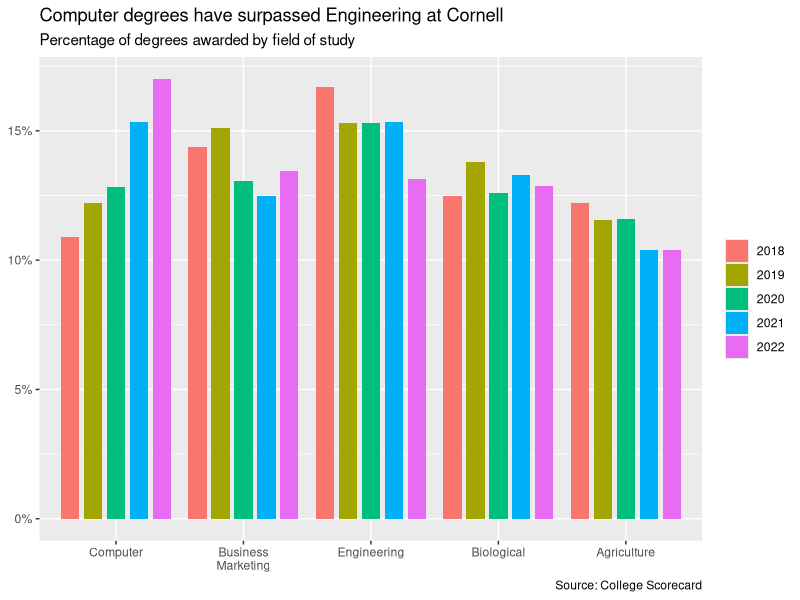
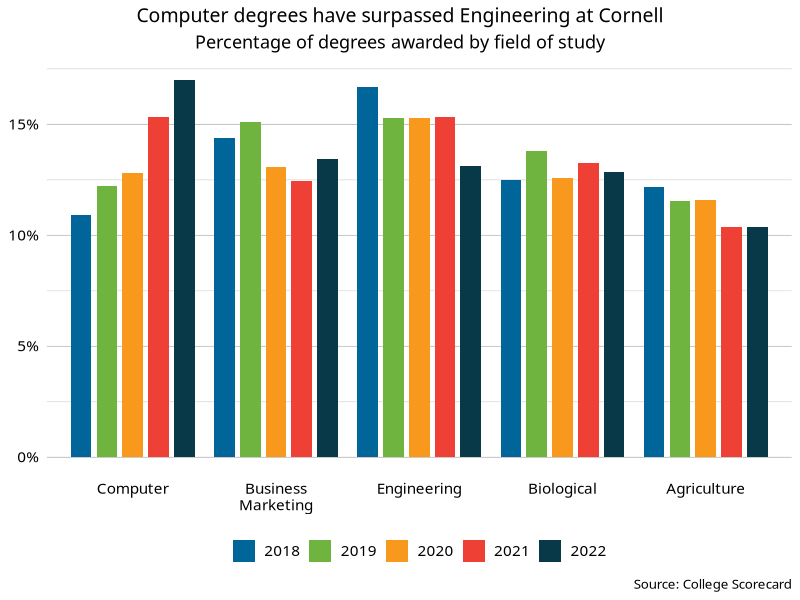

These figures' R source, in order: (Note: this script raises an error after producing the figures.)
## ---- chunk 1
#| label: packages

library(tidyverse)
library(scales)
## ---- chunk 2
#| label: load-data

cornell_degrees <- read_csv("data/cornell-degrees.csv")
cornell_degrees
## ---- chunk 3
#| label: basic-bar-chart

cornell_degrees_plot <- cornell_degrees |>
  filter(year >= 2018) |>
  # prep data for specific bar plot
  mutate(
    year = factor(year),
    field_of_study = fct_reorder2(.f = field_of_study, .x = year, .y = pct)
  ) |>
  ggplot(mapping = aes(x = field_of_study, y = pct, fill = year)) +
  # ensure padding between dodged bar segments
  geom_col(position = position_dodge2(padding = 0.2)) +
  scale_x_discrete(labels = label_wrap(width = 15)) +
  # format y axis labels
  scale_y_continuous(labels = label_percent()) +
  # optimal labels for chart
  labs(
    title = "Computer degrees have surpassed Engineering at Cornell",
    subtitle = "Percentage of degrees awarded by field of study",
    x = NULL,
    y = NULL,
    fill = NULL,
    caption = "Source: College Scorecard"
  )
cornell_degrees_plot
## ---- chunk 4
#| label: cornell-bar-plot

# cornell color palette - accent colors
cornell_pal <- c("#006699", "#6EB43F", "#F8981D", "#EF4035", "#073949")

cornell_degrees_plot +
  # change color palette
  scale_fill_manual(values = cornell_pal) +
  # use theme_minimal() as a starting point
  theme_minimal(
    base_family = "Spectral",
    base_size = 12
  ) +
  theme(
    plot.title.position = "plot",
    plot.title = element_text(hjust = .5, size = 14),
    plot.subtitle = element_text(hjust = .5, size = 13),
    legend.position = "bottom",
    panel.grid.major.x = element_blank(),
    panel.grid.minor.x = element_blank(),
    panel.grid.major.y = element_line(linewidth = 0.3, color ="grey"),
    panel.grid.minor.y = element_line(linewidth = 0.15, color ="grey"),
    axis.text = element_text(color = "black", size = 11),
    legend.text = element_text(color = "black", size = 11)
  )
## ---- chunk 5
#| label: cornell-theme-function

# define theme as its own function
# First define our theme function
theme_cornell <- function(base_size = 12, base_family = "Spectral") {
  theme_minimal(
    base_size = base_size,
    base_family = base_family
  ) +
    theme(
      plot.title.position = "plot",
      plot.title = element_text(hjust = .5, size = base_size + 2),
      plot.subtitle = element_text(hjust = .5, size = base_size + 1),
      legend.position = "bottom",
      panel.grid.major.x = element_blank(),
      panel.grid.minor.x = element_blank(),
      panel.grid.major.y = element_line(linewidth = 0.3, color = "grey"),
      panel.grid.minor.y = element_line(linewidth = 0.15, color = "grey"),
      axis.text = element_text(color = "black", size = base_size - 1),
      legend.text = element_text(color = "black", size = base_size - 1)
    )
}

# original plot
cornell_degrees_plot +
  scale_fill_manual(values = cornell_colors) +
  theme_cornell()

# scatter plot with iris data
ggplot(iris, aes(x = Sepal.Length, y = Sepal.Width, color = Species)) +
  geom_point() +
  scale_color_manual(values = cornell_colors[1:3]) +
  labs(title = "Iris Sepal Dimensions",
       subtitle = "By Species",
       x = "Sepal Length",
       y = "Sepal Width") +
  theme_cornell()
## ---- chunk 6
#| label: cornell-theme-test

# existing bar chart
cornell_degrees_plot +
  scale_fill_manual(values = cornell_pal) +
  theme_cornell()

# line graph
cornell_degrees |>
  mutate(
    field_of_study = fct_reorder2(
      .f = field_of_study,
      .x = year,
      .y = pct
    )
  ) |>
  ggplot(aes(x = year, y = pct, color = field_of_study)) +
  geom_point() +
  geom_line() +
  scale_x_continuous(limits = c(1996, 2022), breaks = seq(1996, 2020, 4)) +
  scale_color_manual(values = cornell_pal) +
  scale_y_continuous(labels = label_percent()) +
  labs(
    x = "Graduation year",
    y = "Percent of degrees awarded",
    color = "Field of study",
    title = "Cornell University degrees awarded from 1996-2022",
    subtitle = "Only the top five fields as of 2022",
    caption = "Source: Department of Education\nhttps://collegescorecard.ed.gov/"
  ) +
  theme_cornell() +
  # still makes sense to leave the legend on the right
  theme(legend.position = "right")
